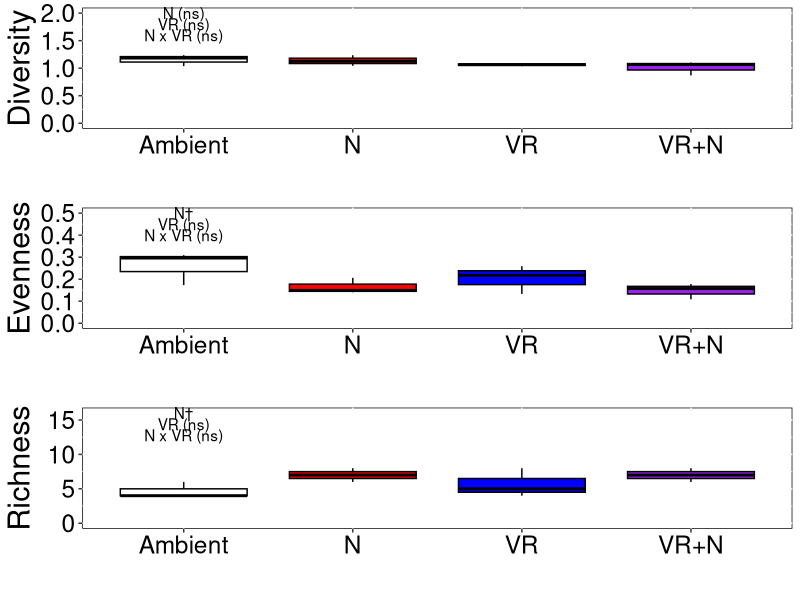

R code for this plot:
# script for plotting data from the PRICLE after cessation of treatments

## Load packages
library(lme4)
library(car)
library(emmeans)
library(tidyverse)
library(gtable)
library(grid)

## read in data
diversity = subset(read.csv('../data/diversity_data.csv'), year > 2015)
cover_sum = subset(read.csv('../data/cover_pft_data.csv'), year > 2015)

## create factors
diversity$nitrogenfac = as.factor(diversity$nitrogen)
diversity$precipitationfac = as.factor(diversity$precipitation)
diversity$blockfac = as.factor(diversity$block)
diversity$yearfac = as.factor(diversity$year)
diversity$plotfac = as.factor(diversity$plot)
cover_sum$nitrogenfac = as.factor(cover_sum$nitrogen)
cover_sum$precipitationfac = as.factor(cover_sum$precipitation)
cover_sum$blockfac = as.factor(cover_sum$block)
cover_sum$yearfac = as.factor(cover_sum$year)
cover_sum$plotfac = as.factor(cover_sum$plot)

## create treatment variable
diversity$treatment[diversity$precipitationfac == '0' & diversity$nitrogenfac == '0'] = 'Ambient'
diversity$treatment[diversity$precipitationfac == '1' & diversity$nitrogenfac == '0'] = 'VR'
diversity$treatment[diversity$precipitationfac == '0' & diversity$nitrogenfac == '1'] = 'N'
diversity$treatment[diversity$precipitationfac == '1' & diversity$nitrogenfac == '1'] = 'VR+N'
cover_sum$treatment[cover_sum$precipitationfac == '0' & cover_sum$nitrogenfac == '0'] = 'Ambient'
cover_sum$treatment[cover_sum$precipitationfac == '1' & cover_sum$nitrogenfac == '0'] = 'VR'
cover_sum$treatment[cover_sum$precipitationfac == '0' & cover_sum$nitrogenfac == '1'] = 'N'
cover_sum$treatment[cover_sum$precipitationfac == '1' & cover_sum$nitrogenfac == '1'] = 'VR+N'

## create figures

### diversity figure
d_plot = ggplot(data = diversity, aes(y = D, x = treatment, fill = treatment)) +
  theme(legend.position = 'none',
        legend.title = element_blank(),
        axis.title.y=element_text(size=rel(2), colour = 'black'),
        axis.title.x=element_text(size=rel(2), colour = 'black'),
        axis.text.x=element_text(size=rel(2), colour = 'black'),
        axis.text.y=element_text(size=rel(2), colour = 'black'),
        panel.background = element_rect(fill = 'white', colour = 'black'),
        panel.grid.major = element_line(colour = "white"),
        legend.background = element_blank(),
        legend.box.background = element_rect(colour = "black")) +
  geom_boxplot(position = 'dodge', colour = 'black') +
  scale_fill_manual(values = c('white', 'red', 'blue', 'purple')) +
  ylim(c(0, 2)) +
  ylab('Diversity') +
  xlab('') +
  annotate('text', x = 1, y = c(2, 1.8, 1.6), 
           label = c('N (ns)', 'VR (ns)', 'N x VR (ns)'))

e_plot = ggplot(data = diversity, aes(y = E, x = treatment, fill = treatment)) +
  theme(legend.position = 'none',
        legend.title = element_blank(),
        axis.title.y=element_text(size=rel(2), colour = 'black'),
        axis.title.x=element_text(size=rel(2), colour = 'black'),
        axis.text.x=element_text(size=rel(2), colour = 'black'),
        axis.text.y=element_text(size=rel(2), colour = 'black'),
        panel.background = element_rect(fill = 'white', colour = 'black'),
        panel.grid.major = element_line(colour = "white"),
        legend.background = element_blank(),
        legend.box.background = element_rect(colour = "black")) +
  geom_boxplot(position = 'dodge', colour = 'black') +
  scale_fill_manual(values = c('white', 'red', 'blue', 'purple')) +
  ylim(c(0, 0.5)) +
  ylab('Evenness') +
  xlab('') +
  annotate('text', x = 1, y = c(2/4, 1.8/4, 1.6/4), 
           label = c('N†', 'VR (ns)', 'N x VR (ns)'))

r_plot = ggplot(data = diversity, aes(y = R, x = treatment, fill = treatment)) +
  theme(legend.position = 'none',
        legend.title = element_blank(),
        axis.title.y=element_text(size=rel(2), colour = 'black'),
        axis.title.x=element_text(size=rel(2), colour = 'black'),
        axis.text.x=element_text(size=rel(2), colour = 'black'),
        axis.text.y=element_text(size=rel(2), colour = 'black'),
        panel.background = element_rect(fill = 'white', colour = 'black'),
        panel.grid.major = element_line(colour = "white"),
        legend.background = element_blank(),
        legend.box.background = element_rect(colour = "black")) +
  geom_boxplot(position = 'dodge', colour = 'black') +
  scale_fill_manual(values = c('white', 'red', 'blue', 'purple')) +
  ylim(c(0, 16)) +
  ylab('Richness') +
  xlab('') +
  annotate('text', x = 1, y = c(2*8, 1.8*8, 1.6*8), 
           label = c('N†', 'VR (ns)', 'N x VR (ns)'))

d_plot_g = ggplotGrob(d_plot)
e_plot_g = ggplotGrob(e_plot)
r_plot_g = ggplotGrob(r_plot)

diversity_plots = rbind(d_plot_g, e_plot_g, r_plot_g, size = 'last')
diversity_plots$widths = unit.pmax(d_plot_g$widths, e_plot_g$widths, r_plot_g$widths)
grid.newpage()
grid.draw(diversity_plots)

### plant type figure
